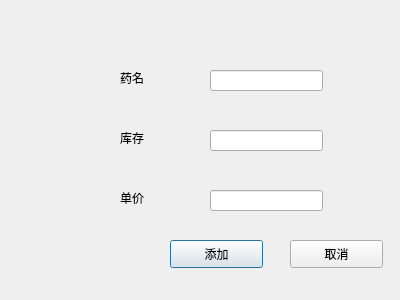
<?xml version="1.0" encoding="UTF-8"?>
<ui version="4.0">
 <class>med_manage_new</class>
 <widget class="QDialog" name="med_manage_new">
  <property name="geometry">
   <rect>
    <x>0</x>
    <y>0</y>
    <width>400</width>
    <height>300</height>
   </rect>
  </property>
  <property name="windowTitle">
   <string>Dialog</string>
  </property>
  <widget class="QLineEdit" name="lineEdit">
   <property name="geometry">
    <rect>
     <x>210</x>
     <y>70</y>
     <width>113</width>
     <height>21</height>
    </rect>
   </property>
  </widget>
  <widget class="QLineEdit" name="lineEdit_2">
   <property name="geometry">
    <rect>
     <x>210</x>
     <y>130</y>
     <width>113</width>
     <height>21</height>
    </rect>
   </property>
  </widget>
  <widget class="QLineEdit" name="lineEdit_3">
   <property name="geometry">
    <rect>
     <x>210</x>
     <y>190</y>
     <width>113</width>
     <height>21</height>
    </rect>
   </property>
  </widget>
  <widget class="QPushButton" name="pushButton">
   <property name="geometry">
    <rect>
     <x>170</x>
     <y>240</y>
     <width>93</width>
     <height>28</height>
    </rect>
   </property>
   <property name="text">
    <string>添加</string>
   </property>
  </widget>
  <widget class="QLabel" name="label">
   <property name="geometry">
    <rect>
     <x>120</x>
     <y>70</y>
     <width>72</width>
     <height>15</height>
    </rect>
   </property>
   <property name="text">
    <string>药名</string>
   </property>
  </widget>
  <widget class="QLabel" name="label_2">
   <property name="geometry">
    <rect>
     <x>120</x>
     <y>130</y>
     <width>72</width>
     <height>15</height>
    </rect>
   </property>
   <property name="text">
    <string>库存</string>
   </property>
  </widget>
  <widget class="QLabel" name="label_3">
   <property name="geometry">
    <rect>
     <x>120</x>
     <y>190</y>
     <width>72</width>
     <height>15</height>
    </rect>
   </property>
   <property name="text">
    <string>单价</string>
   </property>
  </widget>
  <widget class="QPushButton" name="pushButton_2">
   <property name="geometry">
    <rect>
     <x>290</x>
     <y>240</y>
     <width>93</width>
     <height>28</height>
    </rect>
   </property>
   <property name="text">
    <string>取消</string>
   </property>
  </widget>
 </widget>
 <resources/>
 <connections>
  <connection>
   <sender>pushButton_2</sender>
   <signal>clicked()</signal>
   <receiver>med_manage_new</receiver>
   <slot>close()</slot>
   <hints>
    <hint type="sourcelabel">
     <x>334</x>
     <y>249</y>
    </hint>
    <hint type="destinationlabel">
     <x>369</x>
     <y>201</y>
    </hint>
   </hints>
  </connection>
 </connections>
</ui>
